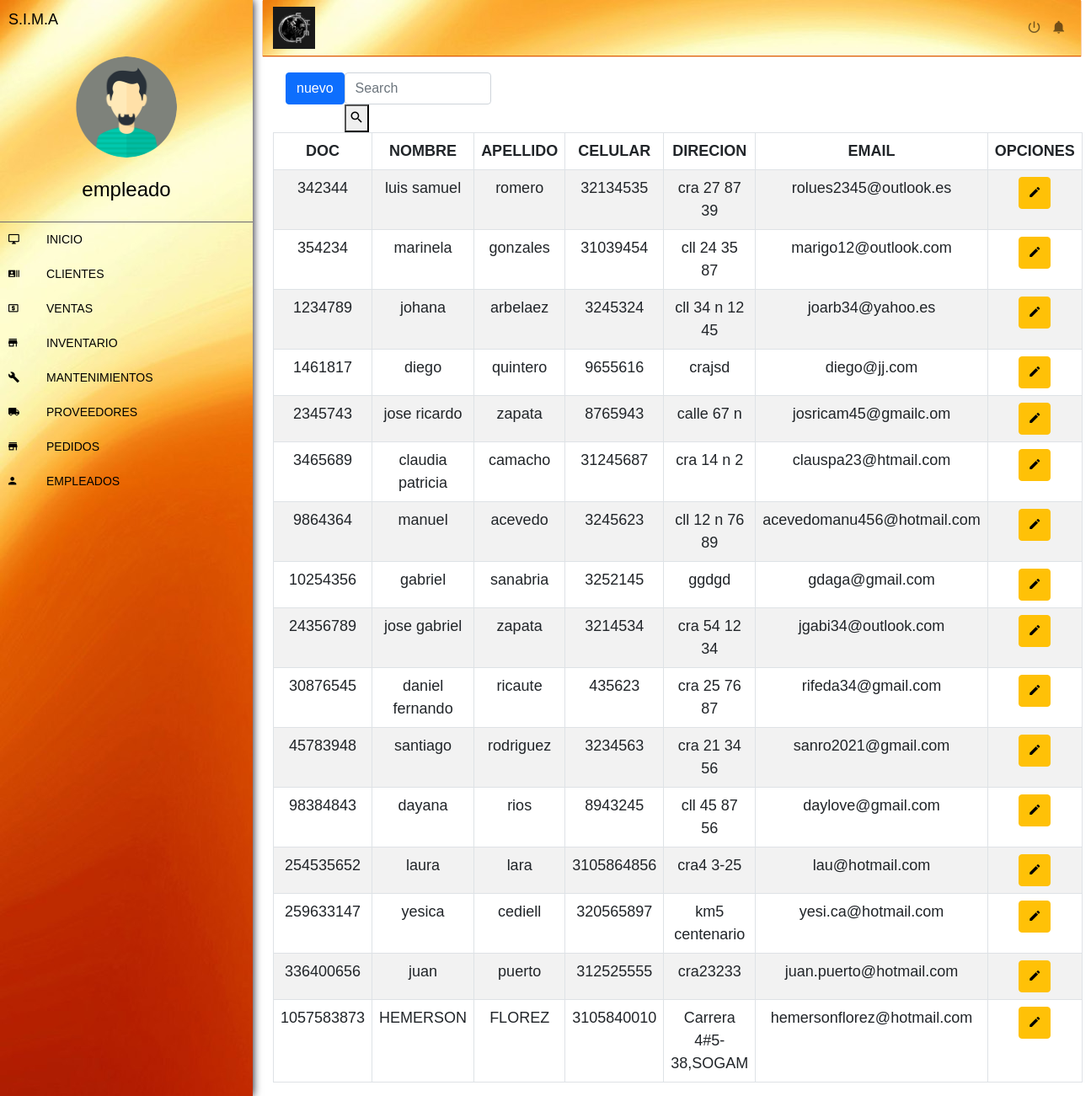
/vistas/clientes/clientes.php, run on the app's committed database.
### tables this page shows
CREATE TABLE `cliente` (
  `id_cliente` int(20) NOT NULL,
  `nombre` varchar(50) NOT NULL,
  `apellido` varchar(50) NOT NULL,
  `telefono` bigint(14) NOT NULL,
  `direccion` varchar(20) NOT NULL,
  `e-mail` varchar(50) NOT NULL
);

### vistas/clientes/clientes.php (the view, shortened to what this page needs)
<?php
    include("../../templates/menulateral.php");
    include("../../templates/menusup.php");
?>
<!DOCTYPE html>
<html lang="en">
<head>
</head>
<body>
    <div class="container-fluid">
        <div class="row">
    <div class="col-12 d-inline-flex" >
        <div id="contenido" >
            <div class="row">
                <div class="col- form-check ">
                <button type="button" class="btn btn-primary " data-bs-toggle="modal" data-bs-target="#exampleModal">
                    nuevo
                </button>
            </div>
        </div>
    </div>
            <form class="form_search"method="get" action="clientesbusqueda.php">
                <input class="form-control form-control-dark w-75" type="text" name="dato_busqueda" placeholder="Search">
                <button class="nav-item" type="submit"  name="buscar"><i class = "zmdi zmdi-search"> </i></button>
            </form>
    </div>
    <div class="col-12 tabla">
        <div class="tabla-Cliente">
            <table class="table table-striped table-bordered">
                <thead>
                    <tr class="table">
                        <th scope="col">DOC</th>
                        <th scope="col">NOMBRE</th>
                        <th scope="col">APELLIDO</th>
                        <th scope="col">CELULAR</th>
                        <th scope="col">DIRECION</th>
                        <th scope="col">EMAIL</th>
                        <th scope="col">OPCIONES</th>
                    </tr>
                </thead>
                <tbody>
                    <?php
            $consulta="SELECT * from cliente";
            $resultado=mysqli_query($conn,$consulta);
            while($mostrar=mysqli_fetch_array($resultado)){
            ?>
                <tr>
                    <td><?php echo $mostrar ['id_cliente']?></td>
                    <td><?php echo $mostrar ['nombre']?></td>
                    <td><?php echo $mostrar ['apellido']?></td>
                    <td><?php echo $mostrar ['telefono']?></td>
                    <td><?php echo $mostrar ['direccion']?></td>
                    <td><?php echo $mostrar ['e-mail']?></td>
                    <td> <button class="btn btn-warning" type="#"><i class = "zmdi zmdi-edit"> </i></button> </td>
                </tr>
            <?php
            }
            ?>
                </tbody>
            </table>
        </div>
        </div>
        </div>
    </div>
</body>

### templates/menulateral.php (shortened to what this page needs)
<!DOCTYPE html>
<html lang="en">
<head>
    <link rel="stylesheet" href="../../CSS/bootstrap.css">
    <link rel="stylesheet" href="../../CSS/material-design-iconic-font.min.css">
    <link rel="stylesheet" href="../../CSS/menu.css">
<link rel="stylesheet" href="../../CSS/alertify.min.css" />
<link rel="stylesheet" href="../../CSS/themes/default.min.css" />
</head>
<body>
    <div class="container-fluid principal">
        <div class="row">
            <div class="col-">
                <div class="menu-expanded" id="menu" >
                    <div id="header">
                        <div id="title"><span>S.I.M.A</span></div>
                    </div>
                    <div id="profile">
                        <div id="avatar">
                            <img src="../../assets/img/avatar-male.png" alt="avatar">
                        </div>
                        <div id="name">
                            <span>empleado</span>
                        </div>
                    </div>
                    <div id="menu-navigation">
                        <div class="navigation">
                            <a href="../inicio/inicio.php">
                                <div class="icon">
                                    <i class = "zmdi zmdi-desktop-windows" > </i>
                                </div>
                                <div class="title">INICIO</div>
                            </a>
                        </div>
                        <div class="navigation">
                            <a href="../clientes/clientes.php">
                                <div class="icon">
                                    <i class = "zmdi zmdi-accounts-list"> </i>
                                </div>
                                <div class="title">CLIENTES</div>
                            </a>
                        </div>
                        <div class="navigation">
                            <a href="../ventas/verVentas.php">
                                <div class="icon">
                                    <i class = "zmdi zmdi-money-box"> </i>
                                </div>
                                <div class="title">VENTAS</div>
                            </a>
                        </div>
                        <div class="navigation">
                                <a href="../inventario/inventario.php">
                                    <div class="icon">
                                        <i class = "zmdi zmdi-store"> </i>
                                    </div>
                                    <div class="title">INVENTARIO</div>
                                </a>
                        </div>
                            <div class="navigation">
                                <a href="../mantenimientos/mantenimientos.php">
                                    <div class="icon">
                                        <i class = "zmdi zmdi-wrench"> </i>
                                    </div>
                                    <div class="title">MANTENIMIENTOS</div>
                                </a>
                            </div>
                            <div class="navigation">
                                <a href="../proveedores/proveedores.php">
                                    <div class="icon">
                                        <i class = "zmdi zmdi-truck"> </i>
                                    </div>
                                    <div class="title">PROVEEDORES</div>
                                </a>
                            </div>
                            <div class="navigation">
                                <a href="../pedidos/pedidos.php">
                                    <div class="icon">
                                        <i class = "zmdi zmdi-store"> </i>
                                    </div>
                                    <div class="title">PEDIDOS</div>
                                </a>
                        </div>
                            <div class="navigation">
                                <a href="../empleados/empleados.php">
                                    <div class="icon">
                                        <i class = "zmdi zmdi-account"> </i>
                                    </div>
                                    <div class="title">EMPLEADOS</div>
                                </a>
                            </div>
                        </div>
                    </div>
                </div>
            </div>

### templates/menusup.php (shortened to what this page needs)
<!DOCTYPE html>
<html lang="en">
<head>
    <link rel="stylesheet" href="../../CSS/bootstrap.css">
    <link rel="stylesheet" href="../../CSS/material-design-iconic-font.min.css">
    <link rel="stylesheet" href="../../CSS/menu.css">
</head>
<body>
<div class="col-12 sup sticky-top">
        <nav class="navbar sticky-top navbar-expand-lg navbar-light sup">
            <div class="container-fluid">
                <img src="../../IMAGES/sima logo.jpeg"width="50px" alt="S.I.M.A">
                <ul class="navbar-nav ml-auto nav-flex-icons">
                    <li nav-item>
                        <a class="nav-link" href="">
                            <i class = "zmdi zmdi-power"> </i>
                        </a>
                    </li>
                    <li nav-item>
                        <a class="nav-link" href="">
                            <i class = "zmdi zmdi-notifications"> </i>
                        </a>
                    </li>
                </ul>
            </div>
        </nav>
</div>
</body>
</html>

### CSS/menu.css (style rules this page uses)
:root { --width: 300px; --padding: 10px; --bg-color: #321d7a; --hovercolor:#6b6972; --width-collapsed:50px; }
body { font-family: Arial, Helvetica, sans-serif; font-size: 18px; padding: 0; margin: 0; margin-left: var(--width); }
#menu-navigation { color: white; }
#menu { background-image: url(../IMAGES/fondo.jpg); background-repeat: no-repeat; color: black; position: fixed; height: 100%; left: 0; top: 0; }
#menu a { color: black; text-decoration: none; }
#menu #profile { border-bottom: solid 1px var(--hovercolor); padding: var(--padding); text-align: center; }
#menu #profile #avatar { box-sizing: border-box; padding: var(--padding); margin: 0 auto; }
#menu #profile #avatar img { border-radius: 50%; width: 60%; }
#menu #profile #avatar,#menu #profile #name { font-size: 24px; padding: var(--padding) 0; overflow: hidden; }
#menu #menu-navigation { overflow: hidden; }
#menu #menu-navigation .navigation { width: var(--width); }
#menu #menu-navigation .navigation .icon { display: inline-block; }
#menu #menu-navigation .navigation .icon,#menu #menu-navigation .navigation .title { font-size: 14px; vertical-align: middle; overflow: hidden; display: inline-block; }
#menu #menu-navigation .navigation a { display: block; }
#menu #menu-navigation .navigation .icon { box-sizing: border-box; padding: var(--padding); width: var(--width-collapsed); }
#menu #menu-navigation .navigation .icon i { width: 100%; }
#menu #menu-navigation .navigation .title { padding: var(--padding) 0; }
.menu-expanded { width: var(--width); box-shadow: 0 0 10px #000011; }
.menu-expanded #header #title { display: inline-block; width: calc(100%-50px); margin-right: -5px; padding: var(--padding); }
.menu-expanded #header #title span { width: calc(var(--width) - var(--width-collapsed) - 5px); overflow: hidden; padding-right: 150px; }
.menu-expanded #profile #avatar { width: 200px; }
.menu-expanded #profile #name { width: 100%; }
.sup { background-image: url(../IMAGES/fondo.jpg); box-shadow:0 1px 1px #df5e08; margin-bottom: 20px; }
.table { text-align: center; }

### data on the page
cliente: id_cliente "342344", nombre "luis samuel", apellido "romero", telefono "32134535", direccion "cra 27 87 39", value "rolues2345@outlook.es"
cliente: id_cliente "354234", nombre "marinela", apellido "gonzales", telefono "31039454", direccion "cll 24 35 87", value "marigo12@outlook.com"
cliente: id_cliente "1234789", nombre "johana", apellido "arbelaez", telefono "3245324", direccion "cll 34 n 12 45", value "joarb34@yahoo.es"
cliente: id_cliente "1461817", nombre "diego", apellido "quintero", telefono "9655616", direccion "crajsd", value "diego@jj.com"
cliente: id_cliente "2345743", nombre "jose ricardo", apellido "zapata", telefono "8765943", direccion "calle 67 n", value "josricam45@gmailc.om"
cliente: id_cliente "3465689", nombre "claudia patricia", apellido "camacho", telefono "31245687", direccion "cra 14 n 2", value "clauspa23@htmail.com"
cliente: id_cliente "9864364", nombre "manuel", apellido "acevedo", telefono "3245623", direccion "cll 12 n 76 89", value "acevedomanu456@hotmail.com"
cliente: id_cliente "10254356", nombre "gabriel", apellido "sanabria", telefono "3252145", direccion "ggdgd", value "gdaga@gmail.com"
cliente: id_cliente "24356789", nombre "jose gabriel", apellido "zapata", telefono "3214534", direccion "cra 54 12 34", value "jgabi34@outlook.com"
cliente: id_cliente "30876545", nombre "daniel fernando", apellido "ricaute", telefono "435623", direccion "cra 25 76 87", value "rifeda34@gmail.com"
cliente: id_cliente "45783948", nombre "santiago", apellido "rodriguez", telefono "3234563", direccion "cra 21 34 56", value "sanro2021@gmail.com"
cliente: id_cliente "98384843", nombre "dayana", apellido "rios", telefono "8943245", direccion "cll 45 87 56", value "daylove@gmail.com"
cliente: id_cliente "254535652", nombre "laura", apellido "lara", telefono "3105864856", direccion "cra4 3-25", value "lau@hotmail.com"
cliente: id_cliente "259633147", nombre "yesica", apellido "cediell", telefono "320565897", direccion "km5 centenario", value "yesi.ca@hotmail.com"
cliente: id_cliente "336400656", nombre "juan", apellido "puerto", telefono "312525555", direccion "cra23233", value "juan.puerto@hotmail.com"
cliente: id_cliente "1057583873", nombre "HEMERSON", apellido "FLOREZ", telefono "3105840010", direccion "Carrera 4#5-38,SOGAM", value "hemersonflorez@hotmail.com"
